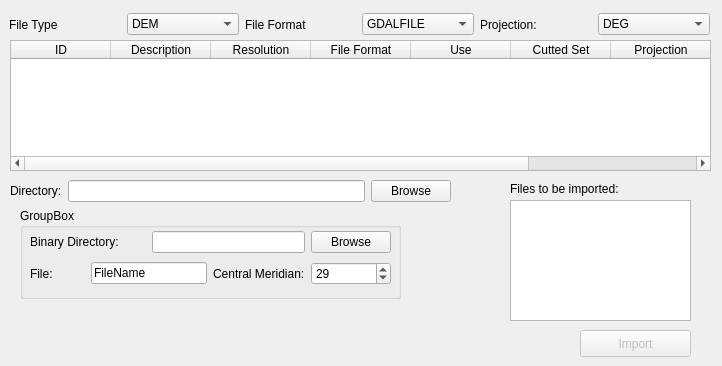
<?xml version="1.0" encoding="UTF-8"?>
<ui version="4.0">
 <class>LoadFiles</class>
 <widget class="QWidget" name="LoadFiles">
  <property name="geometry">
   <rect>
    <x>0</x>
    <y>0</y>
    <width>722</width>
    <height>366</height>
   </rect>
  </property>
  <property name="windowTitle">
   <string>Form</string>
  </property>
  <widget class="QTableWidget" name="tableWidgetFileSets">
   <property name="geometry">
    <rect>
     <x>10</x>
     <y>40</y>
     <width>701</width>
     <height>131</height>
    </rect>
   </property>
   <property name="autoFillBackground">
    <bool>true</bool>
   </property>
   <property name="selectionBehavior">
    <enum>QAbstractItemView::SelectRows</enum>
   </property>
   <property name="wordWrap">
    <bool>false</bool>
   </property>
   <column>
    <property name="text">
     <string>ID</string>
    </property>
   </column>
   <column>
    <property name="text">
     <string>Description</string>
    </property>
   </column>
   <column>
    <property name="text">
     <string>Resolution</string>
    </property>
   </column>
   <column>
    <property name="text">
     <string>File Format</string>
    </property>
   </column>
   <column>
    <property name="text">
     <string>Use</string>
    </property>
   </column>
   <column>
    <property name="text">
     <string>Cutted Set</string>
    </property>
   </column>
   <column>
    <property name="text">
     <string>Projection</string>
    </property>
   </column>
   <column>
    <property name="text">
     <string>Classification</string>
    </property>
   </column>
  </widget>
  <widget class="QListWidget" name="listWidgetFiles">
   <property name="geometry">
    <rect>
     <x>510</x>
     <y>200</y>
     <width>181</width>
     <height>121</height>
    </rect>
   </property>
  </widget>
  <widget class="QWidget" name="horizontalLayout">
   <property name="geometry">
    <rect>
     <x>9</x>
     <y>10</y>
     <width>701</width>
     <height>29</height>
    </rect>
   </property>
   <layout class="QHBoxLayout">
    <item>
     <widget class="QLabel" name="label">
      <property name="text">
       <string>File Type</string>
      </property>
     </widget>
    </item>
    <item>
     <widget class="QComboBox" name="comboBoxFileType">
      <item>
       <property name="text">
        <string>DEM</string>
       </property>
      </item>
      <item>
       <property name="text">
        <string>Clutter</string>
       </property>
      </item>
      <item>
       <property name="text">
        <string>Other</string>
       </property>
      </item>
     </widget>
    </item>
    <item>
     <widget class="QLabel" name="label_2">
      <property name="text">
       <string>File Format</string>
      </property>
     </widget>
    </item>
    <item>
     <widget class="QComboBox" name="comboBoxFileFormat">
      <property name="currentIndex">
       <number>1</number>
      </property>
      <item>
       <property name="text">
        <string>All</string>
       </property>
      </item>
      <item>
       <property name="text">
        <string>GDALFILE</string>
       </property>
      </item>
      <item>
       <property name="text">
        <string>BINFILE</string>
       </property>
      </item>
      <item>
       <property name="text">
        <string>ORTFILE</string>
       </property>
      </item>
     </widget>
    </item>
    <item>
     <widget class="QLabel" name="label_3">
      <property name="text">
       <string>Projection:</string>
      </property>
     </widget>
    </item>
    <item>
     <widget class="QComboBox" name="comboBoxProjection">
      <property name="currentIndex">
       <number>1</number>
      </property>
      <item>
       <property name="text">
        <string>All</string>
       </property>
      </item>
      <item>
       <property name="text">
        <string>DEG</string>
       </property>
      </item>
      <item>
       <property name="text">
        <string>WGS84GC</string>
       </property>
      </item>
      <item>
       <property name="text">
        <string>UTM</string>
       </property>
      </item>
     </widget>
    </item>
   </layout>
  </widget>
  <widget class="QLabel" name="label_6">
   <property name="geometry">
    <rect>
     <x>510</x>
     <y>180</y>
     <width>161</width>
     <height>18</height>
    </rect>
   </property>
   <property name="text">
    <string>Files to be imported:</string>
   </property>
  </widget>
  <widget class="QPushButton" name="pushButtonImport">
   <property name="enabled">
    <bool>false</bool>
   </property>
   <property name="geometry">
    <rect>
     <x>580</x>
     <y>330</y>
     <width>111</width>
     <height>27</height>
    </rect>
   </property>
   <property name="text">
    <string>Import</string>
   </property>
  </widget>
  <widget class="QWidget" name="gridLayout">
   <property name="geometry">
    <rect>
     <x>10</x>
     <y>180</y>
     <width>441</width>
     <height>181</height>
    </rect>
   </property>
   <layout class="QGridLayout">
    <item row="0" column="0">
     <widget class="QLabel" name="label_4">
      <property name="text">
       <string>Directory:</string>
      </property>
     </widget>
    </item>
    <item row="0" column="2" colspan="2">
     <widget class="QPushButton" name="pushButtonBrowse">
      <property name="text">
       <string>Browse</string>
      </property>
     </widget>
    </item>
    <item row="1" column="3">
     <spacer>
      <property name="orientation">
       <enum>Qt::Vertical</enum>
      </property>
      <property name="sizeHint" stdset="0">
       <size>
        <width>20</width>
        <height>40</height>
       </size>
      </property>
     </spacer>
    </item>
    <item row="1" column="0" colspan="3">
     <widget class="QWidget" name="widgetORT" native="true">
      <widget class="QGroupBox" name="groupBox">
       <property name="geometry">
        <rect>
         <x>10</x>
         <y>0</y>
         <width>381</width>
         <height>91</height>
        </rect>
       </property>
       <property name="title">
        <string>GroupBox</string>
       </property>
       <widget class="QWidget" name="gridLayout_2">
        <property name="geometry">
         <rect>
          <x>10</x>
          <y>20</y>
          <width>361</width>
          <height>62</height>
         </rect>
        </property>
        <layout class="QGridLayout">
         <item row="0" column="0" colspan="2">
          <widget class="QLabel" name="label_5">
           <property name="text">
            <string>Binary Directory:</string>
           </property>
          </widget>
         </item>
         <item row="1" column="0">
          <widget class="QLabel" name="label_7">
           <property name="text">
            <string>File:</string>
           </property>
          </widget>
         </item>
         <item row="0" column="2" colspan="2">
          <widget class="QLineEdit" name="lineEditORTDirectory"/>
         </item>
         <item row="1" column="1" colspan="2">
          <widget class="QLineEdit" name="lineEditORTFile">
           <property name="text">
            <string>FileName</string>
           </property>
          </widget>
         </item>
         <item row="1" column="3">
          <widget class="QLabel" name="label_8">
           <property name="text">
            <string>Central Meridian:</string>
           </property>
          </widget>
         </item>
         <item row="1" column="4">
          <widget class="QSpinBox" name="spinBoxORTCentralMeridian">
           <property name="minimum">
            <number>-180</number>
           </property>
           <property name="maximum">
            <number>180</number>
           </property>
           <property name="value">
            <number>29</number>
           </property>
          </widget>
         </item>
         <item row="0" column="4">
          <widget class="QPushButton" name="pushButtonORTBrowse">
           <property name="text">
            <string>Browse</string>
           </property>
          </widget>
         </item>
        </layout>
       </widget>
      </widget>
     </widget>
    </item>
    <item row="0" column="1">
     <widget class="QLineEdit" name="labelDirectory">
      <property name="text">
       <string/>
      </property>
      <property name="readOnly">
       <bool>true</bool>
      </property>
     </widget>
    </item>
   </layout>
  </widget>
  <zorder>tableWidgetFileSets</zorder>
  <zorder>listWidgetFiles</zorder>
  <zorder>horizontalLayout</zorder>
  <zorder>label_6</zorder>
  <zorder>pushButtonImport</zorder>
  <zorder>gridLayout</zorder>
  <zorder>labelDirectory</zorder>
 </widget>
 <resources/>
 <connections/>
</ui>
